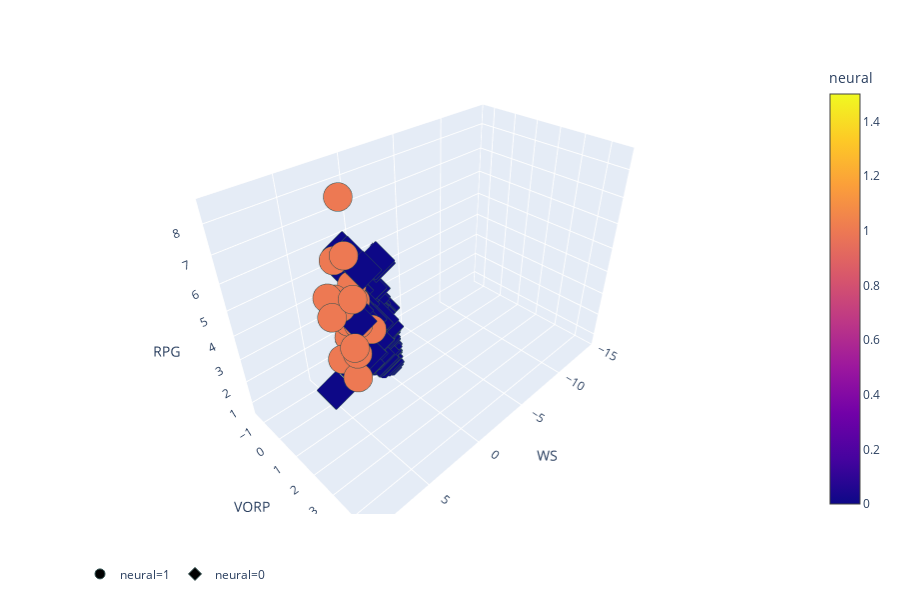

Write notebook code for a chart like this one.
### Code cell
fig = px.scatter_3d(test_master_w_predictions, x='WS', y='VORP', z='RPG',
            color='neural', 
            hover_name='Player_name', 
            hover_data=['USG%', 'PER', 'MP', 'VORP', 'Age'], 
            symbol='neural')
fig.update_traces(marker=dict(size=10,
                              line=dict(width=1,
                                        color='DarkSlateGrey')),
                  selector=dict(mode='markers'))

fig.update_layout(scene=dict(xaxis=dict(range=[-15,10],),))
fig.update_layout(legend_orientation="h")
fig.show()
plotly.offline.plot(fig, filename='html_files/ws_vorp_mp.html')

### Figure 1 — Plotly figure (JSON) as saved in the notebook; plotly's stock layout.template omitted (floating-point values rounded to 4 significant figures; data arrays with more than 128 entries replaced by an {"elided": "..."} marker saying what was removed)
{"data": [{"customdata": [[15.8, 17.9, 1913, 2.4, 21], [15.9, 18.5, 2096, 2.4, 20], [16.6, 13.5, 1356, 0.7, 21], [24.5, 18.1, 2546, 2, 21], [25.1, 17.1, 1682, 0, 21], [31.6, 17.2, 2598, 1.7, 22], [22.1, 15.1, 2455, 0.8, 20], [21.4, 13.6, 2152, 1, 21], [22.2, 13.8, 1975, 0.4, 20], [20.7, 15.1, 1743, 1.4, 21], [22.8, 16.1, 2565, 1.2, 20], [14.8, 17.5, 1524, 2, 22], [22.1, 17.5, 1810, 0.8, 21], [22.3, 20, 2732, 4.6, 21], [28.6, 14.6, 2730, -0.2, 20], [17.6, 19.2, 1064, 0.8, 23], [20.3, 19, 1324, 0.7, 22], [18.6, 18.6, 1193, 1.1, 23], [24.3, 17.4, 2164, 1.2, 21], [19.5, 18.5, 2541, 2.8, 20]], "hoverlabel": {"namelength": 0}, "hovertemplate": "<b>%{hovertext}</b><br><br>neural=%{marker.color}<br>WS=%{x}<br>VORP=%{customdata[3]}<br>RPG=%{z}<br>USG%=%{customdata[0]}<br>PER=%{customdata[1]}<br>MP=%{customdata[2]}<br>Age=%{customdata[4]}", "hovertext": ["Bam Adebayo", "Jarrett Allen", "Zach Collins", "De'Aaron Fox", "Lauri Markkanen", "Donovan Mitchell", "Jayson Tatum", "Jaylen Brown", "Brandon Ingram", "Dejounte Murray", "Jamal Murray", "Jakob Pöltl", "Domantas Sabonis", "Ben Simmons", "Devin Booker", "Montrezl Harrell", "Willy Hernangomez", "Richaun Holmes", "Kristaps Porzingis", "Myles Turner"], "legendgroup": "neural=1", "marker": {"color": [1, 1, 1, 1, 1, 1, 1, 1, 1, 1, 1, 1, 1, 1, 1, 1, 1, 1, 1, 1], "coloraxis": "coloraxis", "line": {"color": "DarkSlateGrey", "width": 1}, "size": 10, "symbol": "circle"}, "mode": "markers", "name": "neural=1", "scene": "scene", "showlegend": true, "type": "scatter3d", "x": [6.8, 7.6, 2.9, 5.6, 2.7, 5, 5, 4.5, 2.8, 3.2, 5.5, 5.6, 4.7, 9.2, 2, 4.1, 3.4, 3.8, 4.5, 8], "y": [2.4, 2.4, 0.7, 2, 0, 1.7, 0.8, 1, 0.4, 1.4, 1.2, 2, 0.8, 4.6, -0.2, 0.8, 0.7, 1.1, 1.2, 2.8], "z": [6.5, 7, 3.8, 3.3, 8.2, 3.9, 5.5, 4, 4.7, 4.2, 3.5, 4.5, 6.8, 8.5, 3.5, 4.4, 5.6, 4.4, 7.1, 6.7]}, {"customdata": {"elided": "144x5 float values"}, "hoverlabel": {"namelength": 0}, "hovertemplate": "<b>%{hovertext}</b><br><br>neural=%{marker.color}<br>WS=%{x}<br>VORP=%{customdata[3]}<br>RPG=%{z}<br>USG%=%{customdata[0]}<br>PER=%{customdata[1]}<br>MP=%{customdata[2]}<br>Age=%{customdata[4]}", "hovertext": {"elided": "144 str values"}, "legendgroup": "neural=0", "marker": {"color": {"elided": "144 int values"}, "coloraxis": "coloraxis", "line": {"color": "DarkSlateGrey", "width": 1}, "size": 10, "symbol": "diamond"}, "mode": "markers", "name": "neural=0", "scene": "scene", "showlegend": true, "type": "scatter3d", "x": {"elided": "144 float values"}, "y": {"elided": "144 float values"}, "z": {"elided": "144 float values"}}], "layout": {"coloraxis": {"colorbar": {"title": {"text": "neural"}}, "colorscale": [[0, "#0d0887"], [0.1111, "#46039f"], [0.2222, "#7201a8"], [0.3333, "#9c179e"], [0.4444, "#bd3786"], [0.5556, "#d8576b"], [0.6667, "#ed7953"], [0.7778, "#fb9f3a"], [0.8889, "#fdca26"], [1, "#f0f921"]]}, "height": 600, "legend": {"orientation": "h", "tracegroupgap": 0}, "margin": {"t": 60}, "scene": {"domain": {"x": [0, 0.98], "y": [0, 1]}, "xaxis": {"range": [-15, 10], "title": {"text": "WS"}}, "yaxis": {"title": {"text": "VORP"}}, "zaxis": {"title": {"text": "RPG"}}}}}
